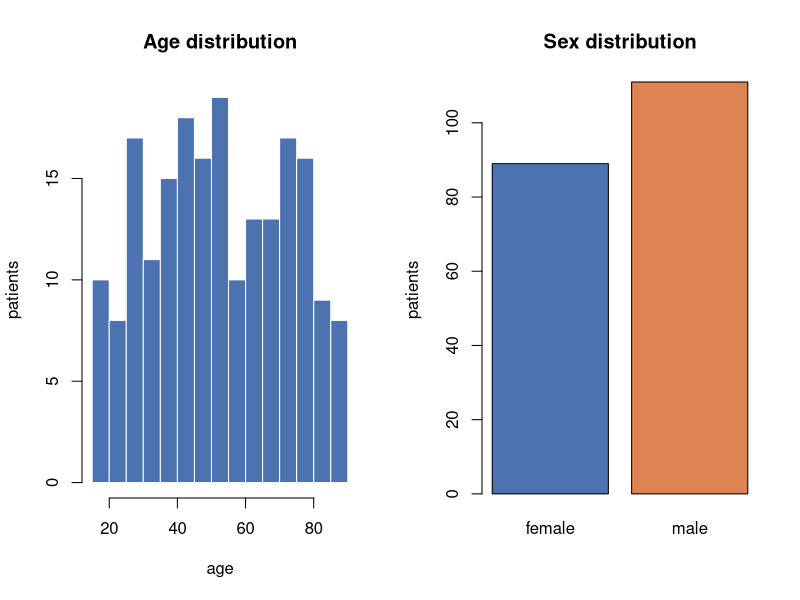

Write R code to recreate this figure.
## ---- chunk 1
# This code defines the main R packages and modules that will be used throughout the health informatics series,
# explaining their specific roles:
#   - "dplyr / tibble": For handling and analyzing tabular clinical data
#   - "ggplot2": For visualizing data distributions and trends
#   - "named list (FHIR-shaped)": For modeling and validating FHIR resources (covered in Modules 4-5)
#   - "strsplit on '|' / '\\r'": For parsing HL7 v2 healthcare message standards (covered in Module 4)
#   - "xml2": For parsing CDA (Clinical Document Architecture) XML documents (also in Module 4)
#   - "stringr rule-based matching": For performing clinical natural language processing (NLP) on free-text data (covered in Module 10)
# The code then prints each library alongside its description in a formatted manner.

ecosystem <- list(
  "dplyr / tibble"                = "tabular clinical data, wrangling, profiling",
  "ggplot2"                       = "visualization of distributions and trends",
  "named list (FHIR-shaped)"      = "FHIR resource modeling and validation (Module 4-5)",
  "strsplit on '|' / carriage return" = "parsing HL7 v2 messages (Module 4)",
  "xml2"                          = "parsing CDA clinical documents (Module 4)",
  "stringr rule-based matching"   = "clinical NLP on free text (Module 10)"
)
for (lib in names(ecosystem)) {
  cat(sprintf("%-36s -> %s\n", lib, ecosystem[[lib]]))
}
## ---- chunk 2
# This code prints information about the current R environment and key package versions to support reproducibility.
#
# - First, it uses R.version.string and Sys.info() to access the R version and operating system info.
# - It loads dplyr, tibble, and ggplot2, the core data science packages used in this notebook.
# - It prints out the R version and the OS the code is running on.
# - Then, it loops over dplyr, tibble, and ggplot2, printing each package's name and installed version.
#
# This helps anyone rerunning the code know exactly what environment and package versions were used.
library(dplyr)
library(tibble)
library(ggplot2)

cat("R      :", R.version.string, "on", Sys.info()[["sysname"]], "\n")

pkgs <- c("dplyr", "tibble", "ggplot2")
for (p in pkgs) {
  cat(sprintf("%-12s: %s\n", p, as.character(packageVersion(p))))
}
## ---- chunk 3
# --- Self-contained synthetic EHR generator (no external downloads) ---
library(dplyr)
library(tibble)

# This function generates a synthetic electronic health record (EHR) dataset.
# It creates mock tables for patients, encounters, observations, conditions, and medications,
# all with plausible structure, but not referencing any real patients or requiring external data.
make_synthetic_ehr <- function(n_patients = 200, seed = 42) {
  set.seed(seed)  # Ensures reproducibility

  # --- patients table ---
  # Create a tibble with n_patients patients, each with a name, sex, age, and calculated birth_year.
  first <- c("Ava","Liam","Noah","Mia","Zoe","Omar","Ivan","Sara","Leo","Nina",
             "Ruth","Kai","Yara","Theo","Ida","Sam","Ana","Eli","Rex","Uma")
  last  <- c("Khan","Ortiz","Chen","Diaz","Patel","Ali","Brown","Nash","Reed","Vega",
             "Cole","Frost","Grant","Hale","Iqbal","Jain","Kerr","Lund","Mora","Park")
  sexes <- sample(c("male", "female"), size = n_patients, replace = TRUE, prob = c(0.49, 0.51))
  ages  <- sample(18:89, size = n_patients, replace = TRUE)
  # This block creates a tibble called 'patients' with columns representing patient attributes.
  # - "patient_id": Assigns a unique ID to each patient, e.g., "P1000", "P1001", etc.
  # - "given_name": Randomly selects one of the first names for each patient.
  # - "family_name": Randomly selects one of the last names for each patient.
  # - "sex": The pre-generated array of male/female assignments.
  # - "age": The pre-generated ages for each patient.
  # - "birth_year": Calculates the year of birth based on the age, assuming a reference year of 2026.
  patients <- tibble(
    patient_id  = sprintf("P%d", 1000 + (0:(n_patients - 1))),
    given_name  = sample(first, size = n_patients, replace = TRUE),
    family_name = sample(last, size = n_patients, replace = TRUE),
    sex         = sexes,
    age         = ages,
    birth_year  = 2026 - ages
  )

  # --- encounters table ---
  # The following block generates synthetic 'encounters' for each patient:
  # - Each patient has between 1 and 4 encounters (randomly chosen).
  # - Each encounter is assigned a type: 'ambulatory', 'emergency', 'inpatient', or 'wellness'.
  #   The probability of each type is respectively: 55% ambulatory, 15% emergency, 10% inpatient, and 20% wellness.
  # - The encounter's date is randomly set within a 3-year window starting from Jan 1, 2023.
  # - Each encounter receives:
  #     - A unique encounter_id (e.g., E00001, E00002, ...).
  #     - The associated patient_id.
  #     - The randomly assigned type and date.
  enc_rows <- list()
  enc_types <- c("ambulatory", "emergency", "inpatient", "wellness")
  for (pid in patients$patient_id) {
    # Randomly determine how many encounters (between 1 and 4) this patient has
    n_enc <- sample(1:4, 1)
    for (i in seq_len(n_enc)) {
      # For each encounter, pick a random day offset within 3 years (0 to 1094)
      day <- sample(0:(365 * 3 - 1), 1)
      enc_rows[[length(enc_rows) + 1]] <- tibble(
        encounter_id   = sprintf("E%05d", length(enc_rows) + 1),
        patient_id     = pid,
        # Assign encounter type with the specified probabilities
        encounter_type = sample(enc_types, 1, prob = c(0.55, 0.15, 0.10, 0.20)),
        # Calculate the date of the encounter by adding day offset to Jan 1, 2023
        date           = as.Date("2023-01-01") + day
      )
    }
  }
  # Assemble all rows into a tibble
  encounters <- bind_rows(enc_rows)

  # --- observations table ---
  # For each encounter, generate 0 or more plausible laboratory/vital sign results
  # This block generates synthetic laboratory and vital sign results ("observations") for each encounter.
  #
  # 1. Define a set of different types of observations (e.g., height, blood pressure) with:
  #    - A human-readable name
  #    - The unit of measurement
  #    - A plausible lower and upper bound for values (lo, hi)
  obs_defs <- list(
    list(name = "Body height",              unit = "cm",   lo = 150, hi = 195),
    list(name = "Body weight",               unit = "kg",   lo = 50,  hi = 110),
    list(name = "Systolic blood pressure",   unit = "mmHg", lo = 100, hi = 165),
    list(name = "Heart rate",                unit = "/min", lo = 55,  hi = 100),
    list(name = "Hemoglobin A1c",            unit = "%",    lo = 4.8, hi = 9.5)
  )
  obs_rows <- list()
  # 2. For every encounter (row in the encounters table):
  for (i in seq_len(nrow(encounters))) {
    e <- encounters[i, ]
    # 3. For each defined observation type, with 70% probability:
    for (od in obs_defs) {
      if (runif(1) < 0.7) {  # 70% chance this observation is present in this encounter
        # 4. Generate a random value within the allowed range, rounded to 1 decimal.
        val <- round(runif(1, od$lo, od$hi), 1)
        # 5. Assemble observation fields:
        #    - Unique observation_id (zero-padded)
        #    - encounter_id and patient_id (from the current encounter)
        #    - observation name, value, unit, and date (from the encounter)
        obs_rows[[length(obs_rows) + 1]] <- tibble(
          observation_id = sprintf("O%06d", length(obs_rows) + 1),
          encounter_id   = e$encounter_id,
          patient_id     = e$patient_id,
          observation    = od$name,
          value          = val,
          unit           = od$unit,
          date           = e$date
        )
      }
    }
  }
  # 6. Create a table of all generated observations
  observations <- bind_rows(obs_rows)

  # --- conditions table ---
  # This block generates a table of medical conditions (diagnoses) assigned to each patient.
  #
  # Steps:
  # 1. Define a list of possible conditions (diagnoses) that a patient might have, called cond_pool.
  cond_pool <- c("Essential hypertension", "Type 2 diabetes mellitus", "Asthma",
                 "Acute bronchitis", "Major depressive disorder", "Osteoarthritis",
                 "Chronic kidney disease", "Anemia")
  cond_rows <- list()
  # 2. For every patient, randomly assign them between 0 and 3 unique conditions from the pool.
  for (pid in patients$patient_id) {
    # sample(0:3, 1) generates the number of conditions to assign (0-3),
    # and sample() picks that many unique conditions for that patient.
    n_cond <- sample(0:3, 1)
    if (n_cond > 0) {
      cs <- sample(cond_pool, size = n_cond, replace = FALSE)
      for (c_name in cs) {
        # 3. For each assigned condition, create a row with:
        #   - a unique condition_id (zero-padded)
        #   - the patient_id
        #   - the condition name
        cond_rows[[length(cond_rows) + 1]] <- tibble(
          condition_id = sprintf("C%05d", length(cond_rows) + 1),
          patient_id   = pid,
          condition    = c_name
        )
      }
    }
  }
  # 4. Assemble all condition records into a table.
  conditions <- bind_rows(cond_rows)

  # --- medications table ---
  # This section generates a medications table, which records what medications each patient is taking.
  #
  # Steps:
  # 1. Define a list of possible medications, called med_pool, that could be assigned to any patient.
  med_pool <- c("Lisinopril", "Metformin", "Albuterol", "Atorvastatin",
                "Sertraline", "Amoxicillin", "Ibuprofen", "Hydrochlorothiazide")
  med_rows <- list()
  # 2. For each patient in the patients table:
  for (pid in patients$patient_id) {
    # Randomly assign between 0 and 3 different medications to the patient.
    # sample(0:3, 1) picks how many meds the patient will get (can be zero).
    # sample() picks the medicines without replacement.
    n_med <- sample(0:3, 1)
    if (n_med > 0) {
      ms <- sample(med_pool, size = n_med, replace = FALSE)
      for (m in ms) {
        # 3. For each assigned medication, create a row that includes:
        #   - Unique medication_id (zero-padded)
        #   - patient_id
        #   - medication name
        med_rows[[length(med_rows) + 1]] <- tibble(
          medication_id = sprintf("M%05d", length(med_rows) + 1),
          patient_id    = pid,
          medication    = m
        )
      }
    }
  }
  # 4. Assemble all medication records into a table.
  medications <- bind_rows(med_rows)

  # Return a list containing all generated synthetic EHR tables.
  list(
    patients     = patients,
    encounters   = encounters,
    observations = observations,
    conditions   = conditions,
    medications  = medications
  )
}

# Generate the synthetic EHR data by calling the make_synthetic_ehr() function.
# This returns a list where each element is a table name (e.g., "patients", "encounters")
# and each value is a tibble with the data for that table.
ehr <- make_synthetic_ehr()

# Print out the names of each table along with the number of rows it contains,
# to provide a quick overview of the size of each synthetic EHR table.
cat("Tables:", paste(sprintf("%s (%d rows)", names(ehr), sapply(ehr, nrow)), collapse = ", "), "\n")
## ---- chunk 4
patients <- ehr$patients
head(patients)
## ---- chunk 5
# Structural profile: shape, dtypes, missingness
cat("shape:", nrow(patients), "rows x", ncol(patients), "cols\n")
cat("\n")
print(sapply(patients, class))
cat("\n")
cat("missing values per column:\n")
print(colSums(is.na(patients)))
## ---- chunk 6
summary_stats <- tibble(
  count = length(patients$age),
  mean  = mean(patients$age),
  std   = sd(patients$age),
  min   = min(patients$age),
  `25%` = quantile(patients$age, 0.25, names = FALSE),
  `50%` = quantile(patients$age, 0.50, names = FALSE),
  `75%` = quantile(patients$age, 0.75, names = FALSE),
  max   = max(patients$age)
) |> mutate(across(everything(), ~ round(.x, 1)))

sex_counts <- table(patients$sex)

cat("Age distribution:\n")
print(summary_stats)
cat("\n")
cat("Sex distribution:\n")
print(sex_counts)
## ---- chunk 7
# This code produces two side-by-side visualizations summarizing the patient demographics.
# Create a figure with 2 panels (side by side)
par(mfrow = c(1, 2))

# Plot a histogram of patient ages on the first panel
hist(patients$age, breaks = 15, col = "#4C72B0", border = "white",
     main = "Age distribution", xlab = "age", ylab = "patients")

# Plot a bar chart of patient sex counts on the second panel
barplot(sex_counts, col = c("#4C72B0", "#DD8452"),
        main = "Sex distribution", ylab = "patients")

# Reset layout so later plots in the document aren't affected
par(mfrow = c(1, 1))
## ---- chunk 8
# This loop iterates through each table contained in the 'ehr' list.
# For each table, it prints:
#   - the table's name (left-justified for alignment)
#   - the number of rows in that table
#   - a list of the column names in that table
for (name in names(ehr)) {
  df <- ehr[[name]]
  cat(sprintf("%-14s %5d rows  |  columns: %s\n", name, nrow(df), paste(colnames(df), collapse = ", ")))
}
